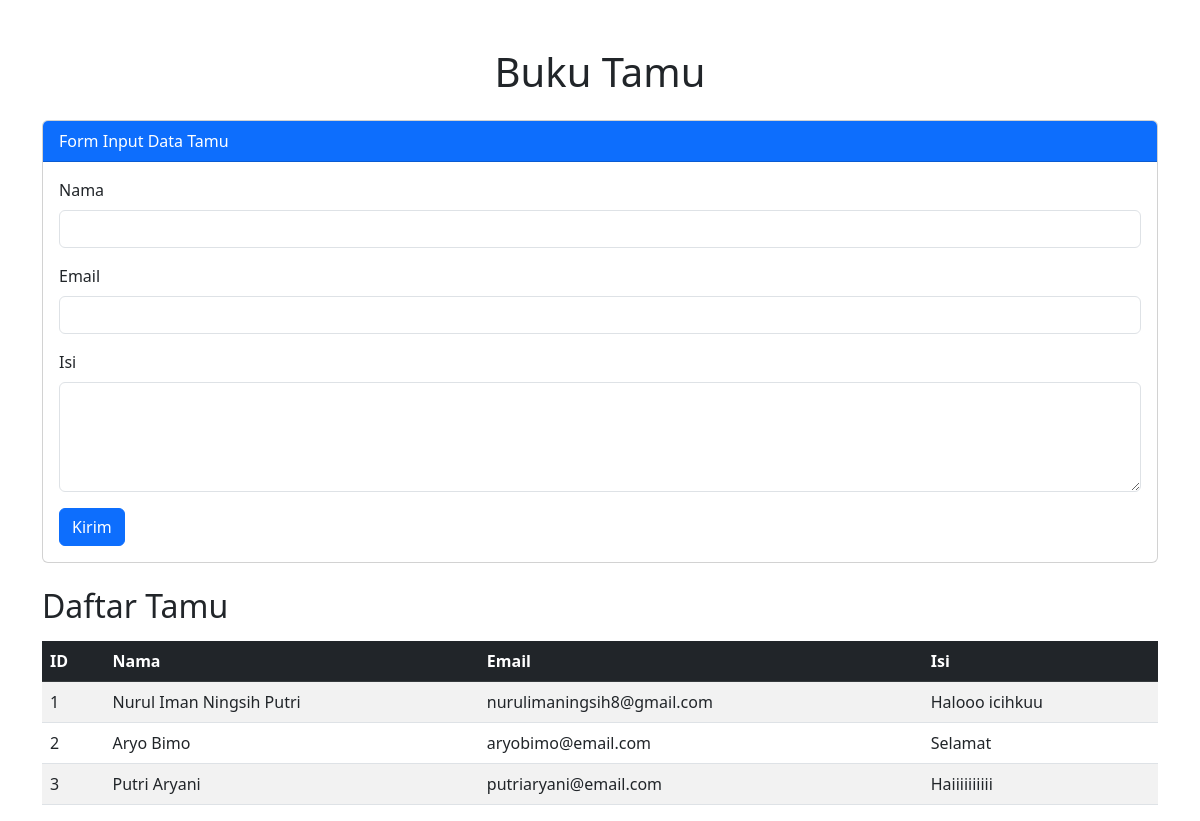
The page / on the database its author committed.
### tables this page shows
CREATE TABLE `buku_tamu` (
  `ID` int(11) NOT NULL,
  `Nama` varchar(255) NOT NULL,
  `Email` varchar(255) NOT NULL,
  `Isi` text NOT NULL
);

### index.php (the view, shortened to what this page needs)
<?php
include 'koneksi.php';
$sql = "SELECT * FROM buku_tamu";
$result = $conn->query($sql);
?>
<!DOCTYPE html>
<html lang="id">
<head>
    <link href="https://cdn.jsdelivr.net/npm/bootstrap@5.3.0-alpha1/dist/css/bootstrap.min.css" rel="stylesheet">
</head>
<body>
    <div class="container mt-5">
        <h1 class="text-center mb-4">Buku Tamu</h1>
        <div class="card mb-4">
            <div class="card-header bg-primary text-white">
                Form Input Data Tamu
            </div>
            <div class="card-body">
                <form method="POST" action="">
                    <div class="mb-3">
                        <label for="nama" class="form-label">Nama</label>
                        <input type="text" class="form-control" id="nama" name="nama" required>
                    </div>
                    <div class="mb-3">
                        <label for="email" class="form-label">Email</label>
                        <input type="email" class="form-control" id="email" name="email" required>
                    </div>
                    <div class="mb-3">
                        <label for="isi" class="form-label">Isi</label>
                        <textarea class="form-control" id="isi" name="isi" rows="4" required></textarea>
                    </div>
                    <button type="submit" class="btn btn-primary">Kirim</button>
                </form>
            </div>
        </div>
        <h2 class="mb-3">Daftar Tamu</h2>
        <table class="table table-striped">
            <thead class="table-dark">
                <tr>
                    <th>ID</th>
                    <th>Nama</th>
                    <th>Email</th>
                    <th>Isi</th>
                </tr>
            </thead>
            <tbody>
                <?php
                if ($result->num_rows > 0) {
                    while ($row = $result->fetch_assoc()) {
                        echo "<tr>";
                        echo "<td>" . $row['ID'] . "</td>";
                        echo "<td>" . $row['Nama'] . "</td>";
                        echo "<td>" . $row['Email'] . "</td>";
                        echo "<td>" . $row['Isi'] . "</td>";
                        echo "</tr>";
                    }
                } else {
                    echo "<tr><td colspan='4' class='text-center'>Belum ada data tamu.</td></tr>";
                }
                ?>
            </tbody>
        </table>
    </div>
</body>
</html>

### rows shown on the page
buku_tamu: ID "1", Nama "Nurul Iman Ningsih Putri", Email "nurulimaningsih8@gmail.com", Isi "Halooo icihkuu"
buku_tamu: ID "2", Nama "Aryo Bimo", Email "aryobimo@email.com", Isi "Selamat"
buku_tamu: ID "3", Nama "Putri Aryani", Email "putriaryani@email.com", Isi "Haiiiiiiiiii"
